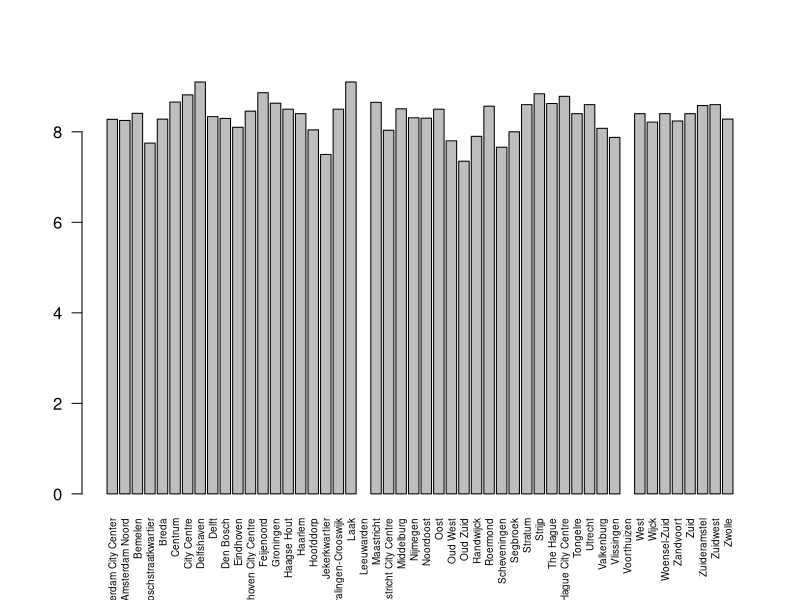

Source code (R):
library("readxl")
data <- read_excel("HotelFinalDataset.xlsx")
print(data)
grouped_data <- setNames(aggregate(data$Rating, list(data$City), mean), c("City", "Value"))
print(grouped_data)

barplot(height=grouped_data$Value, names=grouped_data$City, las = 2, cex.names=0.6)